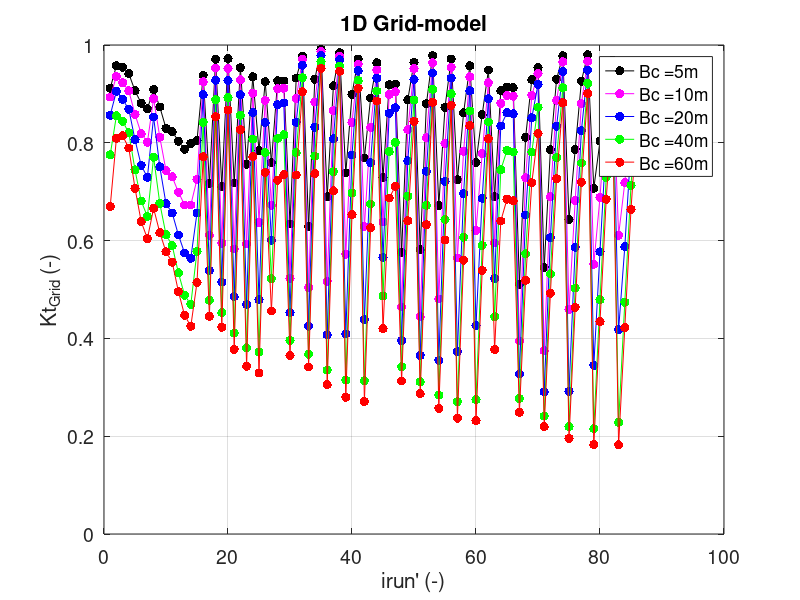

Write the MATLAB code that produced this figure.
% Plot irun v.s. Kt_Grid
%close
load('var');
legendInfo = {};
irun_number = 1:(irun-1)/length(Bc);

% For loop:
rows = 3;
columns = ceil((length(Bc)/rows));
%{
spec1 = 'pr-';
spec2 = 'xg-';
spec3 = 'ob-';
spec4 = 'dm-';
spec5 = '+k-';
%}
spec1 = '.r-';
spec2 = '.g-';
spec3 = '.b-';
spec4 = '.m-';
spec5 = '.k-';

%{
for i=1:length(Bc)
    subplot(rows,columns,i)
    % Line spec:
    if mod(i,4)==0
        spec = spec1;
    elseif mod(i,3)==0
        spec = spec2;
    elseif mod(i,2)==0
        spec = spec3;
    elseif mod(i,1)==0
        spec = spec4;
    end
       
    plot(irun_number, Kt_Grid(i,:), spec);hold on;
    grid on;
    xlabel('irun'' (-)')
    ylabel('Kt_Grid (-)');
    title(['Bc = ' num2str(Bc(i)) 'm']);
end
%}
figure();
for i=1:length(Bc)
    if mod(i,5)==0
        spec = spec1;
    elseif mod(i,4)==0
        spec = spec2;
    elseif mod(i,3)==0
        spec = spec3;
    elseif mod(i,2)==0
        spec = spec4;
    elseif mod(i,1)==0
        spec = spec5;
    end
    plot(irun_number, Kt_Grid(i,:), spec, 'linewidth', 0.2, 'markersize',20);hold on;
    grid on;
    xlabel('irun'' (-)')
    ylabel('Kt_{Grid} (-)');
    legendInfo{i} = ['Bc =' num2str(Bc(i)) 'm'];
end
legend(legendInfo);
title('1D Grid-model')
set(gca,'fontsize',14)

